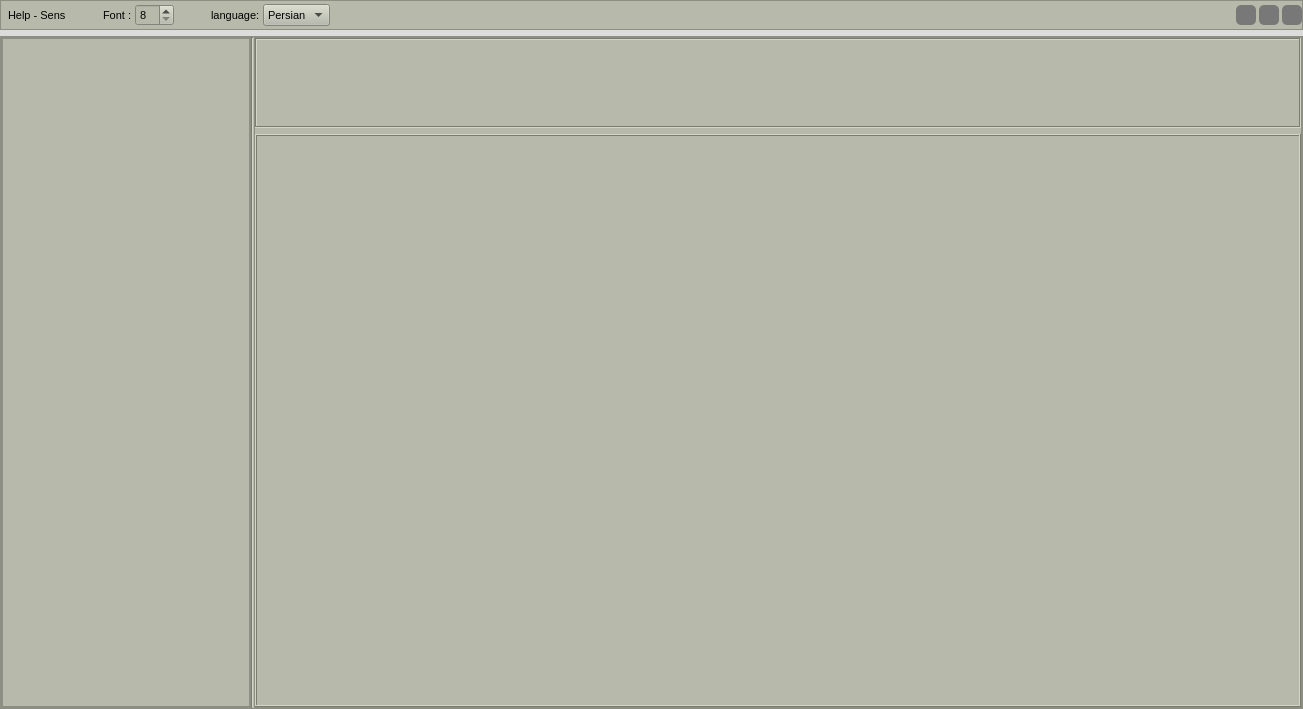
<?xml version="1.0" encoding="UTF-8"?>
<ui version="4.0">
 <class>MainWindow</class>
 <widget class="QMainWindow" name="MainWindow">
  <property name="geometry">
   <rect>
    <x>0</x>
    <y>0</y>
    <width>1303</width>
    <height>709</height>
   </rect>
  </property>
  <property name="minimumSize">
   <size>
    <width>1303</width>
    <height>709</height>
   </size>
  </property>
  <property name="windowTitle">
   <string>MainWindow</string>
  </property>
  <property name="styleSheet">
   <string notr="true"/>
  </property>
  <widget class="QWidget" name="centralwidget">
   <property name="styleSheet">
    <string notr="true">font-size: 8pt;
background-color: rgb(220, 220,220);

border-color: rgb(188, 188, 188);</string>
   </property>
   <layout class="QVBoxLayout" name="verticalLayout">
    <property name="leftMargin">
     <number>0</number>
    </property>
    <property name="topMargin">
     <number>0</number>
    </property>
    <property name="rightMargin">
     <number>0</number>
    </property>
    <property name="bottomMargin">
     <number>0</number>
    </property>
    <item>
     <widget class="QFrame" name="frame_4">
      <property name="minimumSize">
       <size>
        <width>0</width>
        <height>30</height>
       </size>
      </property>
      <property name="maximumSize">
       <size>
        <width>16777215</width>
        <height>30</height>
       </size>
      </property>
      <property name="styleSheet">
       <string notr="true">background-color: #b7baab;
color: black;</string>
      </property>
      <property name="frameShape">
       <enum>QFrame::StyledPanel</enum>
      </property>
      <property name="frameShadow">
       <enum>QFrame::Raised</enum>
      </property>
      <layout class="QHBoxLayout" name="horizontalLayout_6">
       <property name="leftMargin">
        <number>0</number>
       </property>
       <property name="topMargin">
        <number>0</number>
       </property>
       <property name="rightMargin">
        <number>0</number>
       </property>
       <property name="bottomMargin">
        <number>0</number>
       </property>
       <item>
        <layout class="QHBoxLayout" name="horizontalLayout">
         <property name="spacing">
          <number>3</number>
         </property>
         <item>
          <spacer name="horizontalSpacer_3">
           <property name="orientation">
            <enum>Qt::Horizontal</enum>
           </property>
           <property name="sizeType">
            <enum>QSizePolicy::Fixed</enum>
           </property>
           <property name="sizeHint" stdset="0">
            <size>
             <width>7</width>
             <height>20</height>
            </size>
           </property>
          </spacer>
         </item>
         <item>
          <widget class="QLabel" name="label_2">
           <property name="font">
            <font>
             <pointsize>8</pointsize>
             <weight>50</weight>
             <italic>false</italic>
             <bold>false</bold>
             <underline>false</underline>
             <strikeout>false</strikeout>
            </font>
           </property>
           <property name="styleSheet">
            <string notr="true"/>
           </property>
           <property name="text">
            <string>Help - Sens</string>
           </property>
          </widget>
         </item>
         <item>
          <spacer name="horizontalSpacer_4">
           <property name="orientation">
            <enum>Qt::Horizontal</enum>
           </property>
           <property name="sizeType">
            <enum>QSizePolicy::Fixed</enum>
           </property>
           <property name="sizeHint" stdset="0">
            <size>
             <width>34</width>
             <height>20</height>
            </size>
           </property>
          </spacer>
         </item>
         <item>
          <widget class="QLabel" name="font_label">
           <property name="styleSheet">
            <string notr="true"/>
           </property>
           <property name="text">
            <string>Font :</string>
           </property>
          </widget>
         </item>
         <item>
          <widget class="QSpinBox" name="spinBox_font">
           <property name="styleSheet">
            <string notr="true"/>
           </property>
           <property name="minimum">
            <number>8</number>
           </property>
           <property name="maximum">
            <number>20</number>
           </property>
          </widget>
         </item>
         <item>
          <spacer name="horizontalSpacer_2">
           <property name="orientation">
            <enum>Qt::Horizontal</enum>
           </property>
           <property name="sizeType">
            <enum>QSizePolicy::Fixed</enum>
           </property>
           <property name="sizeHint" stdset="0">
            <size>
             <width>34</width>
             <height>20</height>
            </size>
           </property>
          </spacer>
         </item>
         <item>
          <widget class="QLabel" name="lang_label">
           <property name="text">
            <string>language:</string>
           </property>
          </widget>
         </item>
         <item>
          <widget class="QComboBox" name="lang_comboBox">
           <item>
            <property name="text">
             <string>Persian</string>
            </property>
           </item>
           <item>
            <property name="text">
             <string>English</string>
            </property>
           </item>
          </widget>
         </item>
         <item>
          <spacer name="horizontalSpacer">
           <property name="orientation">
            <enum>Qt::Horizontal</enum>
           </property>
           <property name="sizeHint" stdset="0">
            <size>
             <width>40</width>
             <height>20</height>
            </size>
           </property>
          </spacer>
         </item>
         <item>
          <widget class="QPushButton" name="miniButton">
           <property name="minimumSize">
            <size>
             <width>20</width>
             <height>20</height>
            </size>
           </property>
           <property name="maximumSize">
            <size>
             <width>20</width>
             <height>20</height>
            </size>
           </property>
           <property name="cursor">
            <cursorShape>PointingHandCursor</cursorShape>
           </property>
           <property name="toolTip">
            <string>Minimize</string>
           </property>
           <property name="styleSheet">
            <string notr="true">QPushButton {
 	background-color:rgb(120, 120, 120);
 	border: none;  
	border-radius: 5px;
 }
QPushButton:hover { 
	background-color: rgb(44, 49, 57); 
	border-style: solid; 
	border-radius: 4px;
 }
QPushButton:pressed { 
	background-color: rgb(23, 26, 30); 
	border-style: solid; 
	border-radius: 4px; 
}</string>
           </property>
           <property name="text">
            <string/>
           </property>
           <property name="icon">
            <iconset>
             <normaloff>images/icons/icon_minimize.png</normaloff>images/icons/icon_minimize.png</iconset>
           </property>
           <property name="iconSize">
            <size>
             <width>20</width>
             <height>20</height>
            </size>
           </property>
          </widget>
         </item>
         <item>
          <widget class="QPushButton" name="maxiButton">
           <property name="minimumSize">
            <size>
             <width>20</width>
             <height>20</height>
            </size>
           </property>
           <property name="maximumSize">
            <size>
             <width>20</width>
             <height>20</height>
            </size>
           </property>
           <property name="font">
            <font>
             <family>Segoe UI</family>
             <pointsize>8</pointsize>
             <weight>50</weight>
             <italic>false</italic>
             <bold>false</bold>
             <stylestrategy>PreferDefault</stylestrategy>
            </font>
           </property>
           <property name="cursor">
            <cursorShape>PointingHandCursor</cursorShape>
           </property>
           <property name="toolTip">
            <string>Maximize</string>
           </property>
           <property name="styleSheet">
            <string notr="true">QPushButton {
 	background-color:rgb(120, 120, 120);
 	border: none;  
	border-radius: 5px;
 }
QPushButton:hover { 
	background-color: rgb(44, 49, 57); 
	border-style: solid; 
	border-radius: 4px;
 }
QPushButton:pressed { 
	background-color: rgb(23, 26, 30); 
	border-style: solid; 
	border-radius: 4px; 
}</string>
           </property>
           <property name="text">
            <string/>
           </property>
           <property name="icon">
            <iconset>
             <normaloff>images/icons/icon_maximize.png</normaloff>images/icons/icon_maximize.png</iconset>
           </property>
           <property name="iconSize">
            <size>
             <width>20</width>
             <height>20</height>
            </size>
           </property>
          </widget>
         </item>
         <item>
          <widget class="QPushButton" name="closeButton">
           <property name="minimumSize">
            <size>
             <width>20</width>
             <height>20</height>
            </size>
           </property>
           <property name="maximumSize">
            <size>
             <width>20</width>
             <height>20</height>
            </size>
           </property>
           <property name="cursor">
            <cursorShape>PointingHandCursor</cursorShape>
           </property>
           <property name="toolTip">
            <string>Close</string>
           </property>
           <property name="styleSheet">
            <string notr="true">QPushButton {
 	background-color:rgb(120, 120, 120);
 	border: none;  
	border-radius: 5px;
 }
QPushButton:hover { 
	background-color: rgb(44, 49, 57); 
	border-style: solid; 
	border-radius: 4px;
 }
QPushButton:pressed { 
	background-color: rgb(23, 26, 30); 
	border-style: solid; 
	border-radius: 4px; 
}</string>
           </property>
           <property name="text">
            <string/>
           </property>
           <property name="icon">
            <iconset>
             <normaloff>images/icons/cil-x.png</normaloff>images/icons/cil-x.png</iconset>
           </property>
           <property name="iconSize">
            <size>
             <width>20</width>
             <height>20</height>
            </size>
           </property>
          </widget>
         </item>
        </layout>
       </item>
      </layout>
     </widget>
    </item>
    <item>
     <widget class="QFrame" name="frame">
      <property name="minimumSize">
       <size>
        <width>0</width>
        <height>35</height>
       </size>
      </property>
      <property name="styleSheet">
       <string notr="true">background-color: #b7baab;
color: black;</string>
      </property>
      <property name="frameShape">
       <enum>QFrame::StyledPanel</enum>
      </property>
      <property name="frameShadow">
       <enum>QFrame::Raised</enum>
      </property>
      <layout class="QHBoxLayout" name="horizontalLayout_5">
       <property name="spacing">
        <number>0</number>
       </property>
       <property name="leftMargin">
        <number>0</number>
       </property>
       <property name="topMargin">
        <number>0</number>
       </property>
       <property name="rightMargin">
        <number>0</number>
       </property>
       <property name="bottomMargin">
        <number>0</number>
       </property>
       <item>
        <widget class="QFrame" name="frame_3">
         <property name="minimumSize">
          <size>
           <width>250</width>
           <height>0</height>
          </size>
         </property>
         <property name="maximumSize">
          <size>
           <width>300</width>
           <height>16777215</height>
          </size>
         </property>
         <property name="frameShape">
          <enum>QFrame::StyledPanel</enum>
         </property>
         <property name="frameShadow">
          <enum>QFrame::Raised</enum>
         </property>
         <layout class="QVBoxLayout" name="verticalLayout_3">
          <property name="leftMargin">
           <number>0</number>
          </property>
          <property name="topMargin">
           <number>0</number>
          </property>
          <property name="rightMargin">
           <number>0</number>
          </property>
          <property name="bottomMargin">
           <number>0</number>
          </property>
          <item>
           <widget class="QTreeView" name="treeView">
            <property name="font">
             <font>
              <pointsize>8</pointsize>
             </font>
            </property>
            <property name="styleSheet">
             <string notr="true">QTreeView {
    show-decoration-selected: 1;
}

QTreeView::item {
     border: 1px solid #d9d9d9;
    border-top-color: transparent;
    border-bottom-color: transparent;
}

QTreeView::item:hover {
    background: qlineargradient(x1: 0, y1: 0, x2: 0, y2: 1, stop: 0 #e7effd, stop: 1 #cbdaf1);
    border: 1px solid #bfcde4;
}

QTreeView::item:selected {
    border: 1px solid #567dbc;
}

QTreeView::item:selected:active{
    background: qlineargradient(x1: 0, y1: 0, x2: 0, y2: 1, stop: 0 #6ea1f1, stop: 1 #567dbc);
}

QTreeView::item:selected:!active {
    background: qlineargradient(x1: 0, y1: 0, x2: 0, y2: 1, stop: 0 #6b9be8, stop: 1 #577fbf);
}</string>
            </property>
           </widget>
          </item>
         </layout>
        </widget>
       </item>
       <item>
        <widget class="Line" name="line">
         <property name="orientation">
          <enum>Qt::Vertical</enum>
         </property>
        </widget>
       </item>
       <item>
        <widget class="QFrame" name="frame_2">
         <property name="frameShape">
          <enum>QFrame::StyledPanel</enum>
         </property>
         <property name="frameShadow">
          <enum>QFrame::Raised</enum>
         </property>
         <layout class="QVBoxLayout" name="verticalLayout_2">
          <property name="leftMargin">
           <number>0</number>
          </property>
          <property name="topMargin">
           <number>0</number>
          </property>
          <property name="rightMargin">
           <number>0</number>
          </property>
          <property name="bottomMargin">
           <number>0</number>
          </property>
          <item>
           <widget class="QTextEdit" name="textEdit">
            <property name="maximumSize">
             <size>
              <width>16777215</width>
              <height>90</height>
             </size>
            </property>
            <property name="frameShape">
             <enum>QFrame::Box</enum>
            </property>
           </widget>
          </item>
          <item>
           <widget class="QLabel" name="label">
            <property name="minimumSize">
             <size>
              <width>1046</width>
              <height>573</height>
             </size>
            </property>
            <property name="frameShape">
             <enum>QFrame::Box</enum>
            </property>
            <property name="frameShadow">
             <enum>QFrame::Raised</enum>
            </property>
            <property name="text">
             <string/>
            </property>
            <property name="scaledContents">
             <bool>true</bool>
            </property>
            <property name="margin">
             <number>2</number>
            </property>
           </widget>
          </item>
         </layout>
        </widget>
       </item>
      </layout>
     </widget>
    </item>
   </layout>
  </widget>
 </widget>
 <resources/>
 <connections/>
</ui>
